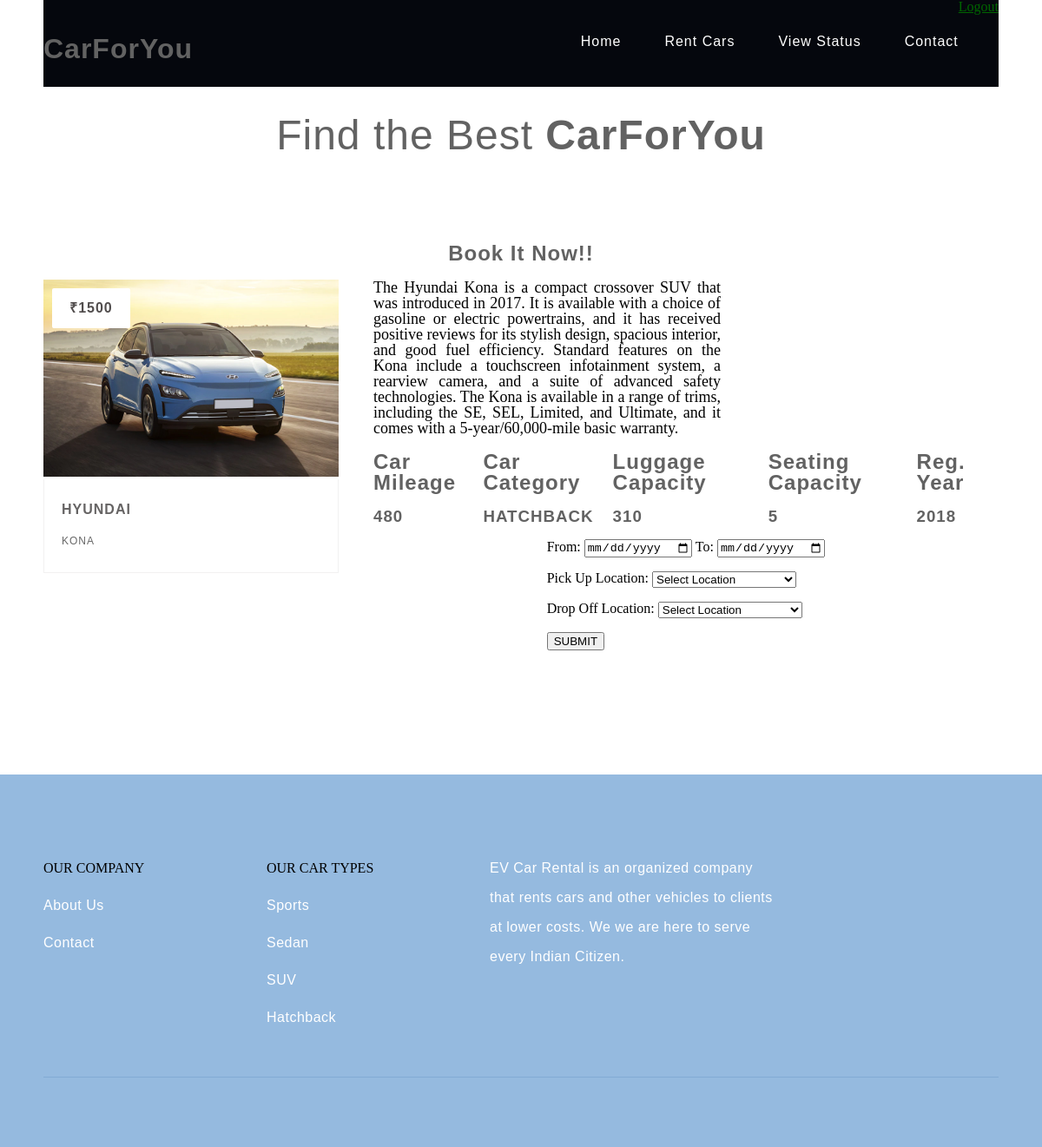
/book_car.php?id=18BH002 (signed in), run on the app's committed database.
### tables this page shows
CREATE TABLE `car` (
  `car_id` int(11) NOT NULL,
  `REGISTRATION_NUMBER` char(7) NOT NULL,
  `MODEL_NAME` varchar(25) NOT NULL,
  `MAKE` varchar(25) NOT NULL,
  `MODEL_YEAR` int(11) NOT NULL,
  `CAR_RANGE` int(11) NOT NULL,
  `CAR_CATEGORY_NAME` varchar(25) NOT NULL,
  `COST_PER_DAY` int(11) NOT NULL,
  `AVAILABILITY_FLAG` char(1) NOT NULL,
  `CAR_DESCRIPTION` longtext NOT NULL,
  `image` longtext NOT NULL
);

CREATE TABLE `car_category` (
  `CATEGORY_NAME` varchar(25) NOT NULL,
  `NO_OF_LUGGAGE` int(11) NOT NULL,
  `NO_OF_PERSON` int(11) NOT NULL
);

### book_car.php (the view, shortened to what this page needs)
<!DOCTYPE html>
<html lang="en">
<head>
	<link rel="stylesheet" type="text/css" href="css/reset.css">
	<link rel="stylesheet" type="text/css" href="css/responsive.css">
</head>
<body>
	<section class="wrapper">
		<?php
		include 'header.php';
		?>
		<section class="caption">
			<h1 style="text-align: center; font-size:xxx-large;"><span style="font-weight: 100;">Find the Best </span>CarForYou</h1>
		</section>
	</section>
	<section class="listings">
		<div class="wrapper">
			<ul class="properties_list">
				<?php
				include 'includes/config.php';
				$sel = "SELECT * FROM car WHERE REGISTRATION_NUMBER = '$_GET[id]'";
				$sel1 = "SELECT * FROM `car_category` WHERE CATEGORY_NAME IN ( SELECT CAR_CATEGORY_NAME FROM CAR WHERE REGISTRATION_NUMBER = '$_GET[id]')";
				$rs = $conn->query($sel);
				$rs1 = $conn->query($sel1);
				$rws = $rs->fetch_assoc();
				$rws1 = $rs1->fetch_assoc();
				?>
				<h2 style="text-align: center;">Book It Now!!</h2>
				<li>
					<a href="book_car.php?id=<?php echo $rws['car_id'] ?>">
						<img class="thumb" src="cars/<?php echo $rws['image']; ?>" width="400">
					</a>
					<span class="price"><?php echo '₹' . $rws['COST_PER_DAY']; ?></span>
					<div class="property_details">
						<h1>
							<a href="book_car.php?id=<?php echo $rws['car_id'] ?>"><?php echo '' . $rws['MAKE']; ?></a>
						</h1>
						<h2><span class="property_size"><?php echo $rws['MODEL_NAME']; ?></span></h2>
					</div>
				</li>
				<div>
					<p style="float:left; font-size: 18px; width:400px; text-align:justify ;"><span class="property_size"><?php echo $rws['CAR_DESCRIPTION']; ?></span></p>
				</div>
				<div class="wrapper">
					<table>
						<tr>
							<td>
								<div class="property_details">
									<h2>
										Car Mileage
									</h2>
									<h3><span class="property_size"><?php echo $rws['CAR_RANGE']; ?></span></h3>
								</div>
							</td>
							<td>
								<div class="property_details">
									<h2>
										Car Category
									</h2>
									<h3><span class="property_size"><?php echo $rws['CAR_CATEGORY_NAME']; ?></span></h3>
								</div>
							</td>
							<td>
								<div class="property_details">
									<h2>
										Luggage Capacity
									</h2>
									<h3><span class="property_size"><?php echo $rws1['NO_OF_LUGGAGE']; ?></span></h3>
								</div>
							</td>
							<td>
								<div class="property_details">
									<h2>
										Seating Capacity
									</h2>
									<h3><span class="property_size"><?php echo $rws1['NO_OF_PERSON']; ?></span></h3>
								</div>
							</td>
							<td>
								<div class="property_details">
									<h2>
										Reg. Year
									</h2>
									<h3><span class="property_size"><?php echo $rws['MODEL_YEAR']; ?></span></h3>
								</div>
							</td>
						</tr>
					</table>
				</div>
				<?php
		if (!isset($_SESSION['email']) || !isset($_SESSION['pass'])) {
		?>
			<a href="account.php">LOGIN</a>
		<?php
		} else {
		?>
			<section class="cal">
				<form id="date-form" method="post" action="/ev/book_car.php?id=<?php echo $rws['REGISTRATION_NUMBER'] ?>">
					<label for="from-date">From:</label>
					<input type="date" id="from-date" name="from-date">
					<label for="to-date">To:</label>
					<input type="date" id="to-date" name="to-date"><br><br>
					<label>Pick Up Location:</label>
					<select name="Pick_Up">
						<option> Select Location </option>
					</select>
					<br>
					<br>
					<label>Drop Off Location:</label>
					<select name="Drop_Off">
						<option> Select Location </option>
					</select>
					<br><br>
					<input type="submit" name="save" value="SUBMIT">
				</form><br><br>
			</section>
		<?php
		}
		?>
			</ul>
		</div>
	</section>
	<?php
	include 'footer.php';
	?>
</body>
</html>

### css/responsive.css (style rules this page uses)
body { background: #fff; }
.wrapper { max-width: 1100px; margin: 0 auto; position: relative; }
h1, h2, h3, h4, h5, h6 { color: #626262; font-family: "lato-regular", Helvetica, Arial, sans-serif; letter-spacing: 1px; }
h1 { font-size: 2em; margin: .67em 0 }
h2 { font-size: 1.5em; margin: .75em 0 }
h3 { font-size: 1.17em; margin: .83em 0 }
h1, h2, h3, h4, h5, h6 { font-weight: bolder }
.listings { padding: 50px 0; }
.listings ul.properties_list { list-style: none; overflow: hidden; }
.listings ul.properties_list li { display: block; width: 30.90909090909091%; height: 60vh; position: relative; float: left; margin: 0 3.636363636363636% 3.636363636363636% 0; }
.listings ul.properties_list li .price { position: absolute; top: 10px; left: 10px; padding: 15px 20px; background: #ffffff; color: #514d4d; font-family: "lato-bold", Helvetica, Arial, sans-serif; font-size: 16px; font-weight: bold; letter-spacing: 1px; border-radius: 2px; -webkit-border-radius: 2px; -moz-border-radius: 2px; -o-border-radius: 2px; }
.listings ul li .property_details { width: 87.64705882352941%; padding: 2.941176470588235% 5.882352941176471% 4.117647058823529% 5.882352941176471%; border-bottom: 1px solid #f2f1f1; border-left: 1px solid #f2f1f1; border-right: 1px solid #f2f1f1; transition: all .2s linear; -webkit-transition: all .2s linear; -moz-transition: all .2s linear; -o-transition: all .2s linear; }
.listings ul li .property_details h1 { color: #666464; font-family: "lato-bold", Helvetica, Arial, sans-serif; font-size: 16px!important; font-weight: bold; margin-bottom: 5px; line-height: 28px; }
.listings ul li .property_details h1 a { text-decoration: none; color: #666464; }
.listings ul li .property_details h2 { color: #9d9d9d; font-family: "lato-regular", Helvetica, Arial, sans-serif; font-size: 12px; line-height: 26px; font-weight: normal; }
.listings ul li .property_details .property_size { color: #676767; }
.cal { display: flex; }
#date-form { margin: 0 auto; }

### data on the page
car: image (picture), COST_PER_DAY "1500", MAKE "HYUNDAI", MODEL_NAME "KONA", CAR_DESCRIPTION "The Hyundai Kona is a compact crossover SUV that was introduced in 2017. It is available with a choice of gasoline or electric powertrains, and it has received positive reviews for its stylish design, spacious interior, and good fuel efficiency. Standard features on the Kona include a touchscreen infotainment system, a rearview camera, and a suite of advanced safety technologies. The Kona is available in a range of trims, including the SE, SEL, Limited, and Ultimate, and it comes with a 5-year/60,000-mile basic warranty.", CAR_RANGE "480", CAR_CATEGORY_NAME "HATCHBACK", MODEL_YEAR "2018"
car_category: NO_OF_LUGGAGE "310", NO_OF_PERSON "5"
